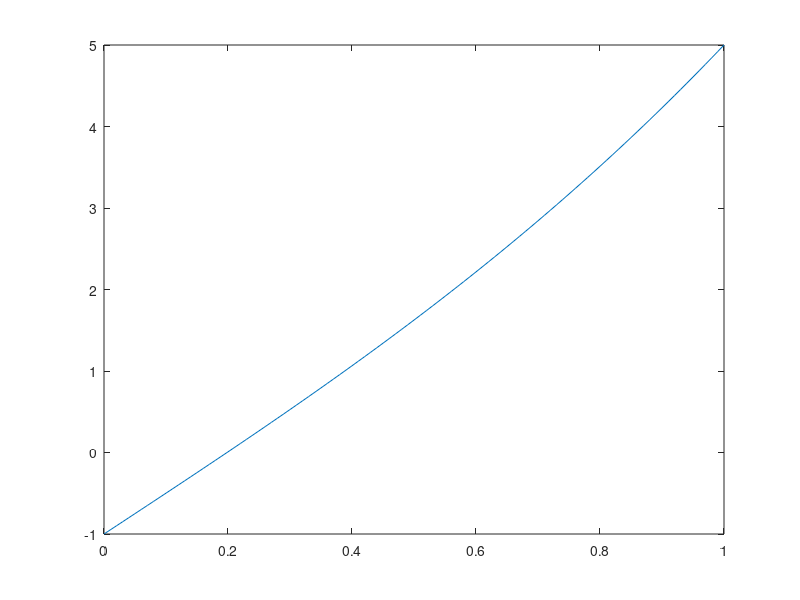

Source code (MATLAB):
f = @(x)x.^3 + 5*x - 1;

x=0:0.01:1;

plot(x, f(x));


df = @(x) 3*x.^2 + 5;
x0 = 1;

eps = 0.001;

for i = 1:100
    fk = f(x0);
    dfk = df(x0);
    x1 = x0 - fk/dfk;
    if abs(x1-x0) < eps
        break;
    end
    x0 = x1
end